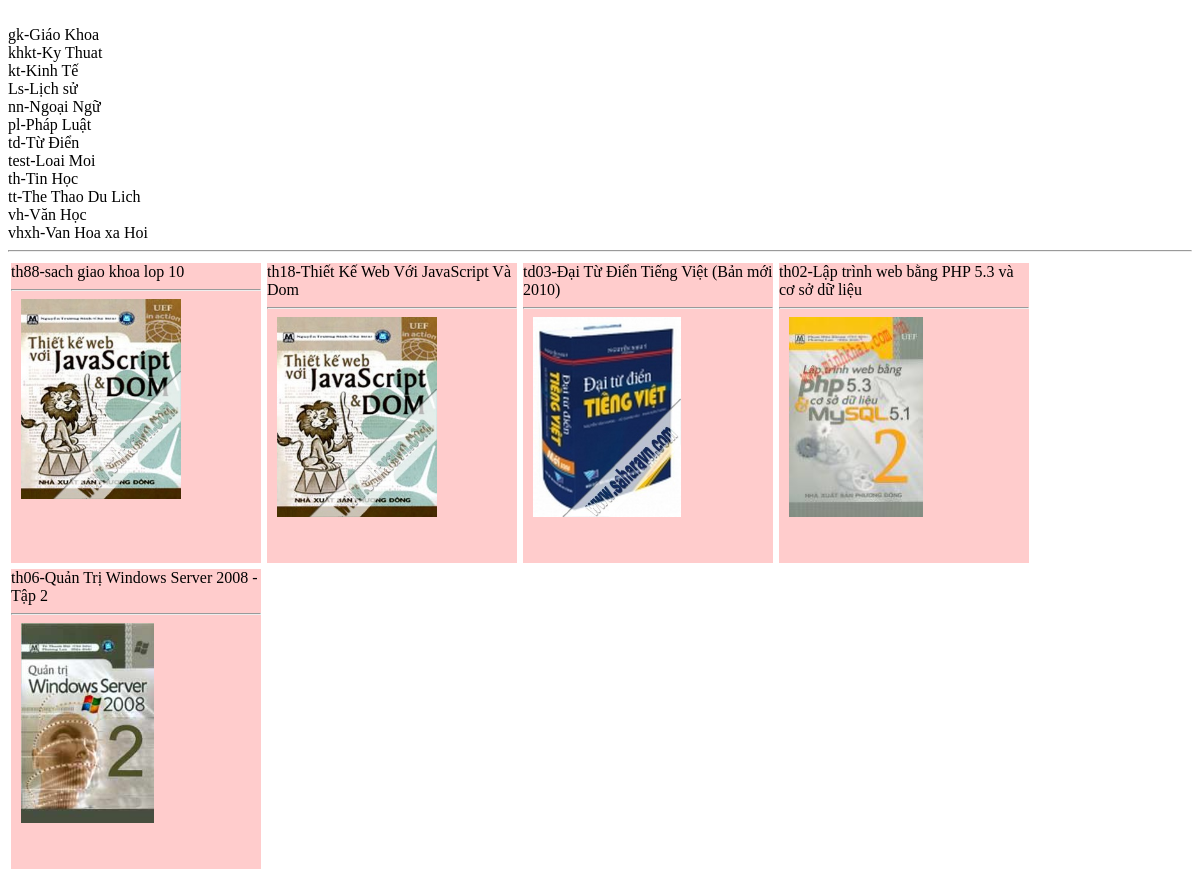
The app's page /files/lab8/lab8_4/index.php with its own data.
### tables this page shows
CREATE TABLE `category` (
  `cat_id` varchar(5) NOT NULL,
  `cat_name` varchar(50) NOT NULL,
  PRIMARY KEY (`cat_id`)
);

CREATE TABLE `book` (
  `book_id` varchar(15) NOT NULL,
  `book_name` varchar(250) NOT NULL,
  `description` text NOT NULL,
  `price` int(10) NOT NULL,
  `img` varchar(50) NOT NULL,
  `pub_id` varchar(5) NOT NULL,
  `cat_id` varchar(5) NOT NULL,
  PRIMARY KEY (`book_id`),
  KEY `manxb` (`pub_id`,`cat_id`),
  KEY `maloai` (`cat_id`),
  CONSTRAINT `book_ibfk_1` FOREIGN KEY (`pub_id`) REFERENCES `publisher` (`pub_id`) ON UPDATE CASCADE,
  CONSTRAINT `book_ibfk_2` FOREIGN KEY (`cat_id`) REFERENCES `category` (`cat_id`) ON UPDATE CASCADE
);

### files/lab8/lab8_4/classes/Db.class.php (called while the page is built, shortened)
<?php
class Db
{
	private $dbh = null;
	public function __construct()
	{
		$driver = "mysql:host=" . HOST . "; dbname=" . DB_NAME;
		try {
			$this->dbh = new PDO($driver, DB_USER, DB_PASS);
			$this->dbh->query("set names 'utf8'");
		} catch (PDOException $e) {
			echo "Err:" . $e->getMessage();
			exit();
		}
	}
	private function query($sql, $arr = array(), $mode = PDO::FETCH_ASSOC)
	{
		$stm = $this->dbh->prepare($sql);
		if (!$stm->execute($arr)) {
			echo "Sql lỗi.";
			exit;
		}
		return $stm->fetchAll($mode);
	}
	public function select($sql, $arr = array(), $mode = PDO::FETCH_ASSOC)
	{
		return $this->query($sql, $arr, $mode);
	}
}

### files/lab8/lab8_4/classes/Book.class.php (called while the page is built, shortened)
<?php
class Book extends Db
{
	public function getRand($n)
	{
		$sql = "select book_id, book_name, img from book order by rand() limit 0, $n ";
		return $this->select($sql);
	}
}

### files/lab8/lab8_4/index.php (the view, shortened to what this page needs)
<!DOCTYPE html PUBLIC "-//W3C//DTD XHTML 1.0 Transitional//EN"
    "http://www.w3.org/TR/xhtml1/DTD/xhtml1-transitional.dtd">
<html xmlns="http://www.w3.org/1999/xhtml">
<head>
</head>
<body>
    <?php
    $obj = new Db();
    $rows = $obj->select("select * from category ");
    foreach ($rows as $row) {
        echo "<br>" . $row["cat_id"] . "-" . $row["cat_name"];
    }
    echo "<hr>";
    $book = new Book();
    $rows = $book->getRand(5);
    foreach ($rows as $row) {
    ?>
        <div class='book'>
            <?php echo $row["book_id"] . "-" . $row["book_name"]; ?>
            <hr />
            <img src="image/book/<?php echo $row["img"]; ?>" />
        </div>
    <?php
    }
    ?>
</body>
</html>

### files/lab8/lab8_4/index.php (style rules this page uses)
.book { width: 250px; height: 300px; margin: 3px; background: #FCC; float: left; }
div.book img { height: 200px; margin: 0 10px; }

### records on screen
category: cat_id "gk", cat_name "Giáo Khoa"
category: cat_id "khkt", cat_name "Ky Thuat"
category: cat_id "kt", cat_name "Kinh Tế"
category: cat_id "Ls", cat_name "Lịch sử"
category: cat_id "nn", cat_name "Ngoại Ngữ"
category: cat_id "pl", cat_name "Pháp Luật"
category: cat_id "td", cat_name "Từ Điển"
category: cat_id "test", cat_name "Loai Moi"
category: cat_id "th", cat_name "Tin Học"
category: cat_id "tt", cat_name "The Thao Du Lich"
category: cat_id "vh", cat_name "Văn Học"
category: cat_id "vhxh", cat_name "Van Hoa xa Hoi"
book: book_id "th88", book_name "sach giao khoa lop 10", img (picture)
book: book_id "th18", book_name "Thiết Kế Web Với JavaScript Và Dom", img (picture)
book: book_id "td03", book_name "Đại Từ Điển Tiếng Việt (Bản mới 2010)", img (picture)
book: book_id "th02", book_name "Lập trình web bằng PHP 5.3 và cơ sở dữ liệu", img (picture)
book: book_id "th06", book_name "Quản Trị Windows Server 2008 - Tập 2", img (picture)
